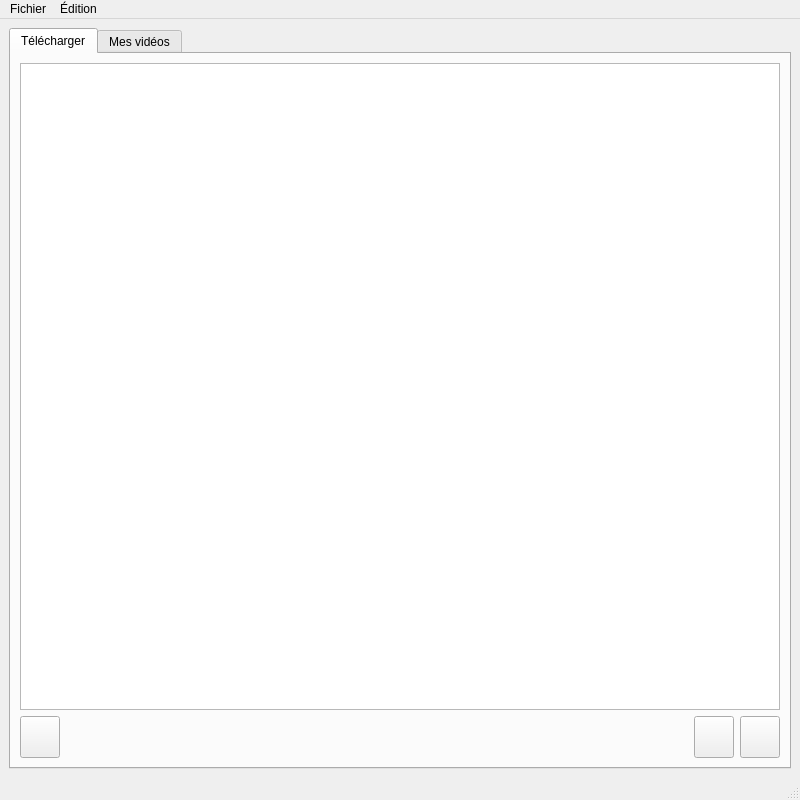
<?xml version="1.0" encoding="UTF-8"?>
<ui version="4.0">
 <class>MainWindow</class>
 <widget class="QMainWindow" name="MainWindow">
  <property name="geometry">
   <rect>
    <x>0</x>
    <y>0</y>
    <width>800</width>
    <height>800</height>
   </rect>
  </property>
  <property name="windowTitle">
   <string>c+dl</string>
  </property>
  <widget class="QWidget" name="centralwidget">
   <layout class="QVBoxLayout" name="verticalLayout_8">
    <item>
     <widget class="QTabWidget" name="tabWidget">
      <property name="currentIndex">
       <number>0</number>
      </property>
      <widget class="QWidget" name="tab">
       <attribute name="title">
        <string>Télécharger</string>
       </attribute>
       <layout class="QGridLayout" name="gridLayout">
        <item row="0" column="0">
         <layout class="QVBoxLayout" name="verticalLayout">
          <item>
           <widget class="ListAvailables" name="listAvailables"/>
          </item>
          <item>
           <layout class="QVBoxLayout" name="verticalLayout_3">
            <property name="sizeConstraint">
             <enum>QLayout::SetDefaultConstraint</enum>
            </property>
            <item>
             <layout class="QHBoxLayout" name="horizontalLayout">
              <item>
               <widget class="QPushButton" name="pushButtonBlacklist">
                <property name="minimumSize">
                 <size>
                  <width>0</width>
                  <height>42</height>
                 </size>
                </property>
                <property name="toolTip">
                 <string>Blacklister les vidéos sélectionnées.
Elles ne réapparaitront plus dans cette liste</string>
                </property>
                <property name="styleSheet">
                 <string notr="true">background-image: url(&quot;:/*.png/resources/kblackbox.png&quot;);
background-repeat: no-repeat;
background-position: center;</string>
                </property>
                <property name="text">
                 <string/>
                </property>
               </widget>
              </item>
              <item>
               <spacer name="horizontalSpacer">
                <property name="orientation">
                 <enum>Qt::Horizontal</enum>
                </property>
                <property name="sizeHint" stdset="0">
                 <size>
                  <width>40</width>
                  <height>20</height>
                 </size>
                </property>
               </spacer>
              </item>
              <item>
               <widget class="QPushButton" name="pushButtonRefresh">
                <property name="minimumSize">
                 <size>
                  <width>0</width>
                  <height>42</height>
                 </size>
                </property>
                <property name="toolTip">
                 <string>Rafraichir la liste des nouvelles vidéos disponibles</string>
                </property>
                <property name="styleSheet">
                 <string notr="true">background-image: url(&quot;:/*.png/resources/reload_all_tabs.png&quot;);
background-repeat: no-repeat;
background-position: center;</string>
                </property>
                <property name="text">
                 <string/>
                </property>
               </widget>
              </item>
              <item>
               <widget class="QPushButton" name="pushButtonDownload">
                <property name="minimumSize">
                 <size>
                  <width>0</width>
                  <height>42</height>
                 </size>
                </property>
                <property name="toolTip">
                 <string>Télécharger les vidéos sélectionnées</string>
                </property>
                <property name="styleSheet">
                 <string notr="true">background-image: url(&quot;:/*.png/resources/download.png&quot;);
background-repeat: no-repeat;
background-position: center;</string>
                </property>
                <property name="text">
                 <string/>
                </property>
               </widget>
              </item>
             </layout>
            </item>
           </layout>
          </item>
         </layout>
        </item>
       </layout>
      </widget>
      <widget class="QWidget" name="tab">
       <attribute name="title">
        <string>Mes vidéos</string>
       </attribute>
       <layout class="QVBoxLayout" name="verticalLayout_9">
        <item>
         <widget class="QScrollArea" name="scrollArea">
          <property name="widgetResizable">
           <bool>true</bool>
          </property>
          <widget class="QWidget" name="scrollAreaWidgetContents">
           <property name="geometry">
            <rect>
             <x>0</x>
             <y>0</y>
             <width>247</width>
             <height>3402</height>
            </rect>
           </property>
           <layout class="QGridLayout" name="gridLayout_2">
            <property name="margin">
             <number>0</number>
            </property>
            <item row="0" column="0">
             <widget class="FileViewer" name="fileviewer">
              <property name="frameShape">
               <enum>QFrame::StyledPanel</enum>
              </property>
              <property name="frameShadow">
               <enum>QFrame::Raised</enum>
              </property>
              <layout class="QVBoxLayout" name="verticalLayout_10">
               <item>
                <widget class="CategoryGroupBox" name="discrete">
                 <property name="title">
                  <string>Action discrète</string>
                 </property>
                 <property name="flat">
                  <bool>true</bool>
                 </property>
                 <property name="checkable">
                  <bool>true</bool>
                 </property>
                 <layout class="QGridLayout" name="gridLayout_14">
                  <item row="0" column="0">
                   <widget class="TableViewCategory" name="tableView_discrete">
                    <property name="minimumSize">
                     <size>
                      <width>0</width>
                      <height>200</height>
                     </size>
                    </property>
                    <property name="alternatingRowColors">
                     <bool>true</bool>
                    </property>
                    <property name="gridStyle">
                     <enum>Qt::NoPen</enum>
                    </property>
                    <attribute name="horizontalHeaderCascadingSectionResizes">
                     <bool>true</bool>
                    </attribute>
                    <attribute name="horizontalHeaderCascadingSectionResizes">
                     <bool>true</bool>
                    </attribute>
                   </widget>
                  </item>
                 </layout>
                </widget>
               </item>
               <item>
                <widget class="CategoryGroupBox" name="boite">
                 <property name="title">
                  <string>Boite à questions</string>
                 </property>
                 <property name="flat">
                  <bool>true</bool>
                 </property>
                 <property name="checkable">
                  <bool>true</bool>
                 </property>
                 <layout class="QGridLayout" name="gridLayout_15">
                  <item row="0" column="0">
                   <widget class="TableViewCategory" name="tableView_boite">
                    <property name="minimumSize">
                     <size>
                      <width>0</width>
                      <height>200</height>
                     </size>
                    </property>
                    <property name="alternatingRowColors">
                     <bool>true</bool>
                    </property>
                    <property name="gridStyle">
                     <enum>Qt::NoPen</enum>
                    </property>
                   </widget>
                  </item>
                 </layout>
                </widget>
               </item>
               <item>
                <widget class="CategoryGroupBox" name="boucan">
                 <property name="title">
                  <string>Le Buzz du jour</string>
                 </property>
                 <property name="flat">
                  <bool>false</bool>
                 </property>
                 <property name="checkable">
                  <bool>true</bool>
                 </property>
                 <layout class="QGridLayout" name="gridLayout_3">
                  <item row="0" column="0">
                   <widget class="TableViewCategory" name="tableView_boucan">
                    <property name="minimumSize">
                     <size>
                      <width>0</width>
                      <height>200</height>
                     </size>
                    </property>
                    <property name="alternatingRowColors">
                     <bool>true</bool>
                    </property>
                    <property name="gridStyle">
                     <enum>Qt::NoPen</enum>
                    </property>
                   </widget>
                  </item>
                 </layout>
                </widget>
               </item>
               <item>
                <widget class="CategoryGroupBox" name="grand">
                 <property name="title">
                  <string>Le Grand Journal</string>
                 </property>
                 <property name="checkable">
                  <bool>true</bool>
                 </property>
                 <layout class="QGridLayout" name="gridLayout_4">
                  <item row="0" column="0">
                   <widget class="TableViewCategory" name="tableView_grand">
                    <property name="minimumSize">
                     <size>
                      <width>0</width>
                      <height>200</height>
                     </size>
                    </property>
                    <property name="alternatingRowColors">
                     <bool>true</bool>
                    </property>
                    <property name="gridStyle">
                     <enum>Qt::NoPen</enum>
                    </property>
                   </widget>
                  </item>
                 </layout>
                </widget>
               </item>
               <item>
                <widget class="CategoryGroupBox" name="guignols">
                 <property name="title">
                  <string>Guignols</string>
                 </property>
                 <property name="flat">
                  <bool>true</bool>
                 </property>
                 <property name="checkable">
                  <bool>true</bool>
                 </property>
                 <layout class="QGridLayout" name="gridLayout_16">
                  <item row="0" column="0">
                   <widget class="TableViewCategory" name="tableView_guignols">
                    <property name="minimumSize">
                     <size>
                      <width>0</width>
                      <height>200</height>
                     </size>
                    </property>
                    <property name="alternatingRowColors">
                     <bool>true</bool>
                    </property>
                    <property name="gridStyle">
                     <enum>Qt::NoPen</enum>
                    </property>
                   </widget>
                  </item>
                 </layout>
                </widget>
               </item>
               <item>
                <widget class="CategoryGroupBox" name="groland">
                 <property name="title">
                  <string>Groland</string>
                 </property>
                 <property name="flat">
                  <bool>true</bool>
                 </property>
                 <property name="checkable">
                  <bool>true</bool>
                 </property>
                 <layout class="QGridLayout" name="gridLayout_17">
                  <item row="0" column="0">
                   <widget class="TableViewCategory" name="tableView_groland">
                    <property name="minimumSize">
                     <size>
                      <width>0</width>
                      <height>200</height>
                     </size>
                    </property>
                    <property name="gridStyle">
                     <enum>Qt::NoPen</enum>
                    </property>
                   </widget>
                  </item>
                 </layout>
                </widget>
               </item>
               <item>
                <widget class="CategoryGroupBox" name="matinale">
                 <property name="title">
                  <string>La matinale</string>
                 </property>
                 <property name="checkable">
                  <bool>true</bool>
                 </property>
                 <layout class="QGridLayout" name="gridLayout_5">
                  <item row="0" column="0">
                   <widget class="TableViewCategory" name="tableView_matinale">
                    <property name="minimumSize">
                     <size>
                      <width>0</width>
                      <height>200</height>
                     </size>
                    </property>
                    <property name="alternatingRowColors">
                     <bool>true</bool>
                    </property>
                    <property name="gridStyle">
                     <enum>Qt::NoPen</enum>
                    </property>
                   </widget>
                  </item>
                 </layout>
                </widget>
               </item>
               <item>
                <widget class="CategoryGroupBox" name="meteo">
                 <property name="title">
                  <string>meteo</string>
                 </property>
                 <property name="flat">
                  <bool>true</bool>
                 </property>
                 <property name="checkable">
                  <bool>true</bool>
                 </property>
                 <layout class="QGridLayout" name="gridLayout_18">
                  <item row="0" column="0">
                   <widget class="TableViewCategory" name="tableView_meteo">
                    <property name="minimumSize">
                     <size>
                      <width>0</width>
                      <height>200</height>
                     </size>
                    </property>
                    <property name="alternatingRowColors">
                     <bool>true</bool>
                    </property>
                    <property name="gridStyle">
                     <enum>Qt::NoPen</enum>
                    </property>
                   </widget>
                  </item>
                 </layout>
                </widget>
               </item>
               <item>
                <widget class="CategoryGroupBox" name="petit">
                 <property name="title">
                  <string>Petit journal</string>
                 </property>
                 <property name="flat">
                  <bool>true</bool>
                 </property>
                 <property name="checkable">
                  <bool>true</bool>
                 </property>
                 <layout class="QVBoxLayout" name="verticalLayout_2">
                  <item>
                   <widget class="TableViewCategory" name="tableView_petit">
                    <property name="minimumSize">
                     <size>
                      <width>0</width>
                      <height>200</height>
                     </size>
                    </property>
                    <property name="alternatingRowColors">
                     <bool>true</bool>
                    </property>
                    <property name="gridStyle">
                     <enum>Qt::NoPen</enum>
                    </property>
                   </widget>
                  </item>
                 </layout>
                </widget>
               </item>
               <item>
                <widget class="CategoryGroupBox" name="petite">
                 <property name="title">
                  <string>Petite semaine</string>
                 </property>
                 <property name="flat">
                  <bool>true</bool>
                 </property>
                 <property name="checkable">
                  <bool>true</bool>
                 </property>
                 <layout class="QGridLayout" name="gridLayout_20">
                  <item row="0" column="0">
                   <widget class="TableViewCategory" name="tableView_petite">
                    <property name="minimumSize">
                     <size>
                      <width>0</width>
                      <height>200</height>
                     </size>
                    </property>
                    <property name="alternatingRowColors">
                     <bool>true</bool>
                    </property>
                    <property name="gridStyle">
                     <enum>Qt::NoPen</enum>
                    </property>
                   </widget>
                  </item>
                 </layout>
                </widget>
               </item>
               <item>
                <widget class="CategoryGroupBox" name="pepites">
                 <property name="title">
                  <string>Pépites du net</string>
                 </property>
                 <property name="flat">
                  <bool>true</bool>
                 </property>
                 <property name="checkable">
                  <bool>true</bool>
                 </property>
                 <layout class="QGridLayout" name="gridLayout_21">
                  <item row="0" column="0">
                   <widget class="TableViewCategory" name="tableView_pepites">
                    <property name="minimumSize">
                     <size>
                      <width>0</width>
                      <height>200</height>
                     </size>
                    </property>
                    <property name="alternatingRowColors">
                     <bool>true</bool>
                    </property>
                    <property name="gridStyle">
                     <enum>Qt::NoPen</enum>
                    </property>
                   </widget>
                  </item>
                 </layout>
                </widget>
               </item>
               <item>
                <widget class="CategoryGroupBox" name="salut">
                 <property name="title">
                  <string>SLT</string>
                 </property>
                 <property name="flat">
                  <bool>true</bool>
                 </property>
                 <property name="checkable">
                  <bool>true</bool>
                 </property>
                 <layout class="QGridLayout" name="gridLayout_22">
                  <item row="0" column="0">
                   <widget class="TableViewCategory" name="tableView_salut">
                    <property name="minimumSize">
                     <size>
                      <width>0</width>
                      <height>200</height>
                     </size>
                    </property>
                    <property name="alternatingRowColors">
                     <bool>true</bool>
                    </property>
                    <property name="gridStyle">
                     <enum>Qt::NoPen</enum>
                    </property>
                   </widget>
                  </item>
                 </layout>
                </widget>
               </item>
               <item>
                <widget class="CategoryGroupBox" name="sav">
                 <property name="title">
                  <string>SAV</string>
                 </property>
                 <property name="flat">
                  <bool>true</bool>
                 </property>
                 <property name="checkable">
                  <bool>true</bool>
                 </property>
                 <layout class="QGridLayout" name="gridLayout_23">
                  <item row="0" column="0">
                   <widget class="TableViewCategory" name="tableView_sav">
                    <property name="minimumSize">
                     <size>
                      <width>0</width>
                      <height>200</height>
                     </size>
                    </property>
                    <property name="alternatingRowColors">
                     <bool>true</bool>
                    </property>
                    <property name="gridStyle">
                     <enum>Qt::NoPen</enum>
                    </property>
                   </widget>
                  </item>
                 </layout>
                </widget>
               </item>
               <item>
                <widget class="CategoryGroupBox" name="zapping">
                 <property name="title">
                  <string>Zapping</string>
                 </property>
                 <property name="flat">
                  <bool>true</bool>
                 </property>
                 <property name="checkable">
                  <bool>true</bool>
                 </property>
                 <layout class="QVBoxLayout" name="verticalLayout_5">
                  <item>
                   <widget class="TableViewCategory" name="tableView_zapping">
                    <property name="minimumSize">
                     <size>
                      <width>0</width>
                      <height>200</height>
                     </size>
                    </property>
                    <property name="alternatingRowColors">
                     <bool>true</bool>
                    </property>
                    <property name="gridStyle">
                     <enum>Qt::NoPen</enum>
                    </property>
                   </widget>
                  </item>
                 </layout>
                </widget>
               </item>
              </layout>
             </widget>
            </item>
           </layout>
          </widget>
         </widget>
        </item>
        <item>
         <layout class="QHBoxLayout" name="horizontalLayout_2">
          <item>
           <widget class="QPushButton" name="pushButtonSeen">
            <property name="minimumSize">
             <size>
              <width>0</width>
              <height>42</height>
             </size>
            </property>
            <property name="toolTip">
             <string>Marquée comme vue</string>
            </property>
            <property name="styleSheet">
             <string notr="true">background-image: url(&quot;:/*.png/resources/viewmag+.png&quot;);
background-repeat: no-repeat;
background-position: center;</string>
            </property>
            <property name="text">
             <string/>
            </property>
           </widget>
          </item>
          <item>
           <widget class="QPushButton" name="pushButtonNotSeen">
            <property name="minimumSize">
             <size>
              <width>0</width>
              <height>42</height>
             </size>
            </property>
            <property name="toolTip">
             <string>Marquée comme non vue</string>
            </property>
            <property name="styleSheet">
             <string notr="true">background-image: url(&quot;:/*.png/resources/viewmag-.png&quot;);
background-repeat: no-repeat;
background-position: center;</string>
            </property>
            <property name="text">
             <string/>
            </property>
           </widget>
          </item>
          <item>
           <spacer name="horizontalSpacer_2">
            <property name="orientation">
             <enum>Qt::Horizontal</enum>
            </property>
            <property name="sizeHint" stdset="0">
             <size>
              <width>40</width>
              <height>20</height>
             </size>
            </property>
           </spacer>
          </item>
          <item>
           <widget class="QPushButton" name="pushButtonPlay">
            <property name="minimumSize">
             <size>
              <width>0</width>
              <height>42</height>
             </size>
            </property>
            <property name="toolTip">
             <string>Lire la vidéo sélectionnée</string>
            </property>
            <property name="autoFillBackground">
             <bool>false</bool>
            </property>
            <property name="styleSheet">
             <string notr="true">background-image: url(&quot;:/*.png/resources/video.png&quot;);
background-repeat: no-repeat;
background-position: center;</string>
            </property>
            <property name="text">
             <string/>
            </property>
           </widget>
          </item>
         </layout>
        </item>
       </layout>
      </widget>
     </widget>
    </item>
   </layout>
  </widget>
  <widget class="QMenuBar" name="menubar">
   <property name="geometry">
    <rect>
     <x>0</x>
     <y>0</y>
     <width>800</width>
     <height>30</height>
    </rect>
   </property>
   <widget class="QMenu" name="menuFichier">
    <property name="title">
     <string>Fichier</string>
    </property>
    <addaction name="actionQuit"/>
   </widget>
   <widget class="QMenu" name="menu_dition">
    <property name="title">
     <string>Édition</string>
    </property>
    <addaction name="actionPreferences"/>
   </widget>
   <addaction name="menuFichier"/>
   <addaction name="menu_dition"/>
  </widget>
  <widget class="QStatusBar" name="statusbar"/>
  <action name="actionQuit">
   <property name="text">
    <string>Quitter</string>
   </property>
  </action>
  <action name="actionPreferences">
   <property name="text">
    <string>Préférences</string>
   </property>
  </action>
 </widget>
 <customwidgets>
  <customwidget>
   <class>CategoryGroupBox</class>
   <extends>QGroupBox</extends>
   <header>CDL</header>
   <container>1</container>
  </customwidget>
  <customwidget>
   <class>ListAvailables</class>
   <extends>QListView</extends>
   <header>CDL</header>
  </customwidget>
  <customwidget>
   <class>TableViewCategory</class>
   <extends>QTableView</extends>
   <header>CDL</header>
  </customwidget>
  <customwidget>
   <class>FileViewer</class>
   <extends>QFrame</extends>
   <header>CDL</header>
   <container>1</container>
  </customwidget>
 </customwidgets>
 <resources>
  <include location="resources.qrc"/>
 </resources>
 <connections>
  <connection>
   <sender>boite</sender>
   <signal>toggled(bool)</signal>
   <receiver>tableView_boite</receiver>
   <slot>setVisible(bool)</slot>
   <hints>
    <hint type="sourcelabel">
     <x>399</x>
     <y>281</y>
    </hint>
    <hint type="destinationlabel">
     <x>403</x>
     <y>288</y>
    </hint>
   </hints>
  </connection>
  <connection>
   <sender>discrete</sender>
   <signal>toggled(bool)</signal>
   <receiver>tableView_discrete</receiver>
   <slot>setVisible(bool)</slot>
   <hints>
    <hint type="sourcelabel">
     <x>399</x>
     <y>155</y>
    </hint>
    <hint type="destinationlabel">
     <x>403</x>
     <y>162</y>
    </hint>
   </hints>
  </connection>
  <connection>
   <sender>groland</sender>
   <signal>toggled(bool)</signal>
   <receiver>tableView_groland</receiver>
   <slot>setVisible(bool)</slot>
   <hints>
    <hint type="sourcelabel">
     <x>399</x>
     <y>533</y>
    </hint>
    <hint type="destinationlabel">
     <x>403</x>
     <y>540</y>
    </hint>
   </hints>
  </connection>
  <connection>
   <sender>guignols</sender>
   <signal>toggled(bool)</signal>
   <receiver>tableView_guignols</receiver>
   <slot>setVisible(bool)</slot>
   <hints>
    <hint type="sourcelabel">
     <x>399</x>
     <y>407</y>
    </hint>
    <hint type="destinationlabel">
     <x>403</x>
     <y>414</y>
    </hint>
   </hints>
  </connection>
  <connection>
   <sender>meteo</sender>
   <signal>toggled(bool)</signal>
   <receiver>tableView_meteo</receiver>
   <slot>setVisible(bool)</slot>
   <hints>
    <hint type="sourcelabel">
     <x>399</x>
     <y>659</y>
    </hint>
    <hint type="destinationlabel">
     <x>403</x>
     <y>666</y>
    </hint>
   </hints>
  </connection>
  <connection>
   <sender>pepites</sender>
   <signal>toggled(bool)</signal>
   <receiver>tableView_pepites</receiver>
   <slot>setVisible(bool)</slot>
   <hints>
    <hint type="sourcelabel">
     <x>399</x>
     <y>1038</y>
    </hint>
    <hint type="destinationlabel">
     <x>403</x>
     <y>1045</y>
    </hint>
   </hints>
  </connection>
  <connection>
   <sender>zapping</sender>
   <signal>toggled(bool)</signal>
   <receiver>tableView_zapping</receiver>
   <slot>setVisible(bool)</slot>
   <hints>
    <hint type="sourcelabel">
     <x>399</x>
     <y>1416</y>
    </hint>
    <hint type="destinationlabel">
     <x>403</x>
     <y>1423</y>
    </hint>
   </hints>
  </connection>
  <connection>
   <sender>sav</sender>
   <signal>toggled(bool)</signal>
   <receiver>tableView_sav</receiver>
   <slot>setVisible(bool)</slot>
   <hints>
    <hint type="sourcelabel">
     <x>399</x>
     <y>1290</y>
    </hint>
    <hint type="destinationlabel">
     <x>403</x>
     <y>1297</y>
    </hint>
   </hints>
  </connection>
  <connection>
   <sender>petit</sender>
   <signal>toggled(bool)</signal>
   <receiver>tableView_petit</receiver>
   <slot>setVisible(bool)</slot>
   <hints>
    <hint type="sourcelabel">
     <x>399</x>
     <y>786</y>
    </hint>
    <hint type="destinationlabel">
     <x>403</x>
     <y>793</y>
    </hint>
   </hints>
  </connection>
  <connection>
   <sender>petite</sender>
   <signal>toggled(bool)</signal>
   <receiver>tableView_petite</receiver>
   <slot>setVisible(bool)</slot>
   <hints>
    <hint type="sourcelabel">
     <x>399</x>
     <y>912</y>
    </hint>
    <hint type="destinationlabel">
     <x>403</x>
     <y>919</y>
    </hint>
   </hints>
  </connection>
  <connection>
   <sender>salut</sender>
   <signal>toggled(bool)</signal>
   <receiver>tableView_salut</receiver>
   <slot>setVisible(bool)</slot>
   <hints>
    <hint type="sourcelabel">
     <x>399</x>
     <y>1164</y>
    </hint>
    <hint type="destinationlabel">
     <x>403</x>
     <y>1171</y>
    </hint>
   </hints>
  </connection>
  <connection>
   <sender>boucan</sender>
   <signal>toggled(bool)</signal>
   <receiver>tableView_boucan</receiver>
   <slot>setVisible(bool)</slot>
   <hints>
    <hint type="sourcelabel">
     <x>391</x>
     <y>423</y>
    </hint>
    <hint type="destinationlabel">
     <x>395</x>
     <y>430</y>
    </hint>
   </hints>
  </connection>
  <connection>
   <sender>grand</sender>
   <signal>toggled(bool)</signal>
   <receiver>tableView_grand</receiver>
   <slot>setVisible(bool)</slot>
   <hints>
    <hint type="sourcelabel">
     <x>391</x>
     <y>555</y>
    </hint>
    <hint type="destinationlabel">
     <x>395</x>
     <y>562</y>
    </hint>
   </hints>
  </connection>
  <connection>
   <sender>matinale</sender>
   <signal>toggled(bool)</signal>
   <receiver>tableView_matinale</receiver>
   <slot>setVisible(bool)</slot>
   <hints>
    <hint type="sourcelabel">
     <x>391</x>
     <y>951</y>
    </hint>
    <hint type="destinationlabel">
     <x>395</x>
     <y>958</y>
    </hint>
   </hints>
  </connection>
 </connections>
</ui>
